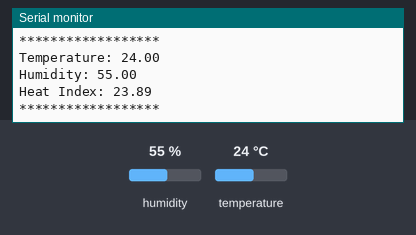
Bench run of a sketch on a simulated Arduino Uno, built with avr-gcc and run on an emulated ATmega328P. On the bench: the last lines printed to the serial monitor. The inputs (shaded band) are chosen by the test bench; at power-on: humidity 55 %, temperature 24 °C.

Above: at 3.8 s.
3.9 s: humidity set to 22 %
At 7.1 s:
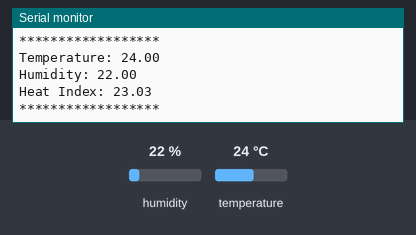
7.8 s: temperature set to 12 °C
At 10.3 s:
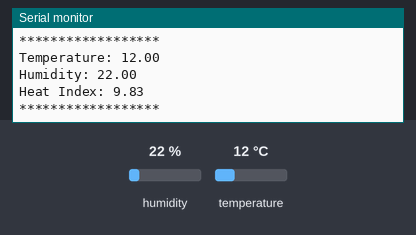
11.7 s: humidity set to 40 %
At 13.5 s:
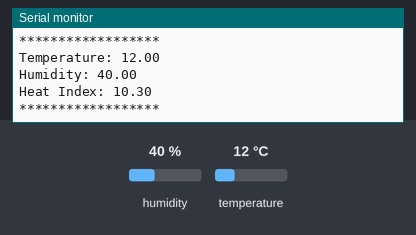
Timing chart, 0 to 15.0 s (numbered marks = the images above; inputs shaded):
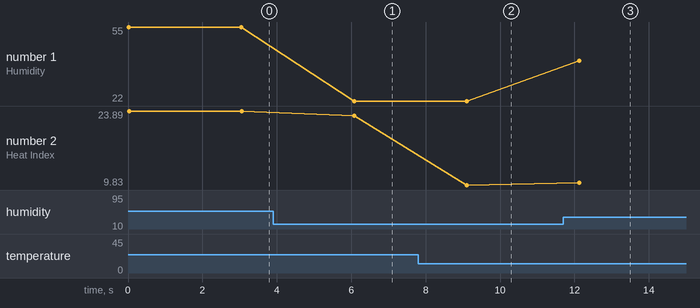

Measured:
- after the input at 3.9 s, the serial monitor: prints a new line after 2.2 s (image 1)
- after the input at 7.8 s, the serial monitor: prints a new line after 1.3 s (image 2)
- after the input at 11.7 s, the serial monitor: prints a new line after 0.43 s (image 3)
- plotted number 1: 55 → 22 after the input at 3.9 s, 22 → 40 after the input at 11.7 s
- plotted number 2: 23.89 → 23.03 after the input at 3.9 s, 23.03 → 9.83 after the input at 7.8 s, 9.83 → 10.3 after the input at 11.7 s

The sketch:

params-01.ino
```cpp
#include <DHT.h>
DHT dht(2,DHT11); //pin2 is equivalent to D4 on esp8266 board

void setup(){
  Serial.begin (115200);
  dht.begin();
}

void readDHT11(String(&params)[3]){
  float Humidity = 0.0;
  float Temperature = 0.0;
  float HeatIndex = 0.0;
  /*Read temperature and humidity from DHT sensor*/
  Humidity = dht.readHumidity();
  Temperature = dht.readTemperature();
  /*The block of code below checks if either temperature or humidity failed
  and then exits early, allowing you not to waste a time.*/
  if (isnan(Humidity) || isnan(Temperature)){
    Serial.println("Failed to read from DHT sensor.");
    params [0] = "";
    params [1] = "";
    params [2] = "";
  }
  else{
    /*Calculate Heat Index */
    HeatIndex = dht.computeHeatIndex(Temperature, Humidity, false);
    params [0] = String(Temperature);
    params [1] = String(Humidity);
    params [2] = String(HeatIndex);
  }
}

void loop(){
  String data[3];
  readDHT11(data);
  String Temperature = data[0];
  String Humidity = data[1];
  String HeatIndex = data[2];

  Serial.print("Temperature: ");
  Serial.println(Temperature);

  Serial.print("Humidity: ");
  Serial.println(Humidity);

  Serial.print("Heat Index: ");
  Serial.println(HeatIndex);

  Serial.println("******************");
  delay(3000);
}
```
